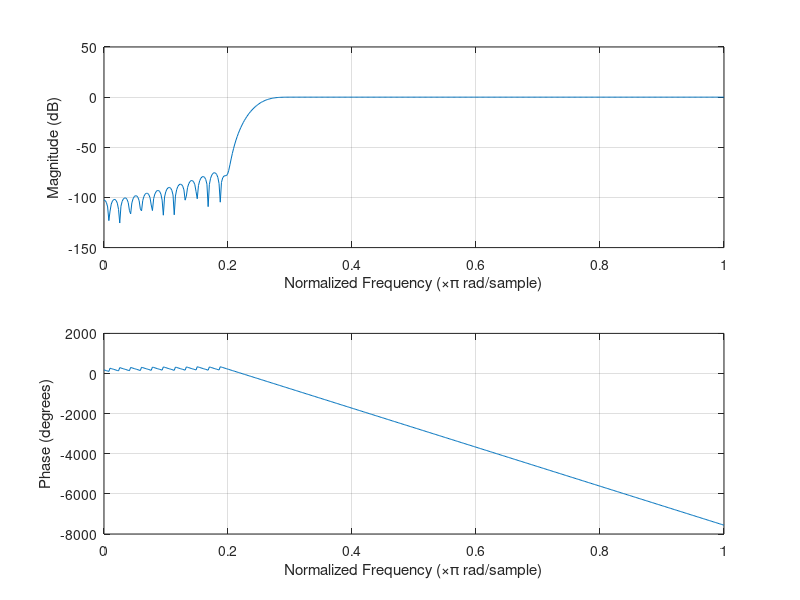

Recreate this plot in MATLAB.
fp=1240/8192;
fs=820/8192;
fc=(fp+fs)/2;
deltaf=fp-fs;
N=109;
n=[-54:1:54];
y1=-2*fc*sinc(2*fc*n);
y1(55)=1-2*fc;

blackmanwn=0.42+0.5*cos(2*pi*n/N)+0.08*cos(4*pi*n/N);
y2=y1.*blackmanwn;
freqz(y2)